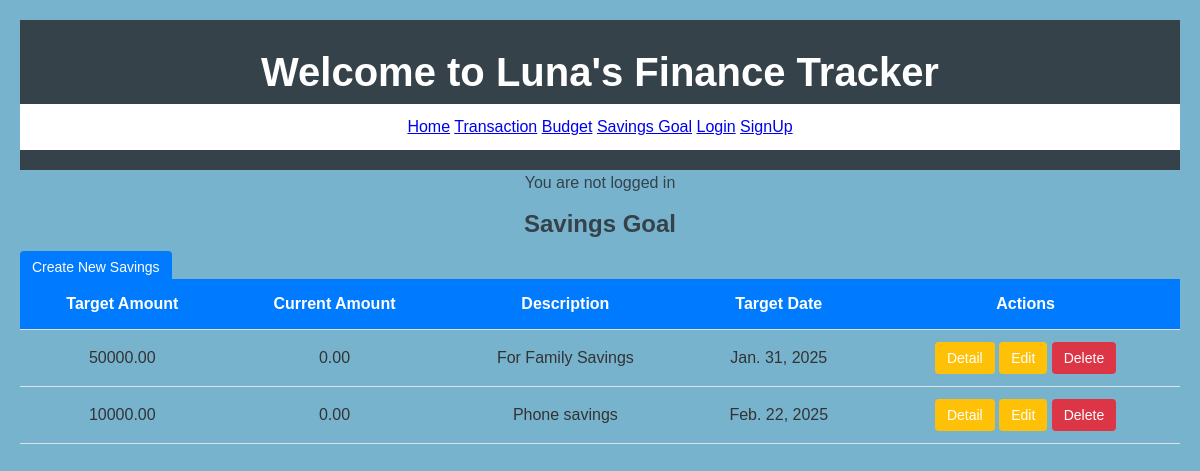
The app's page /savinggoal/, older data.
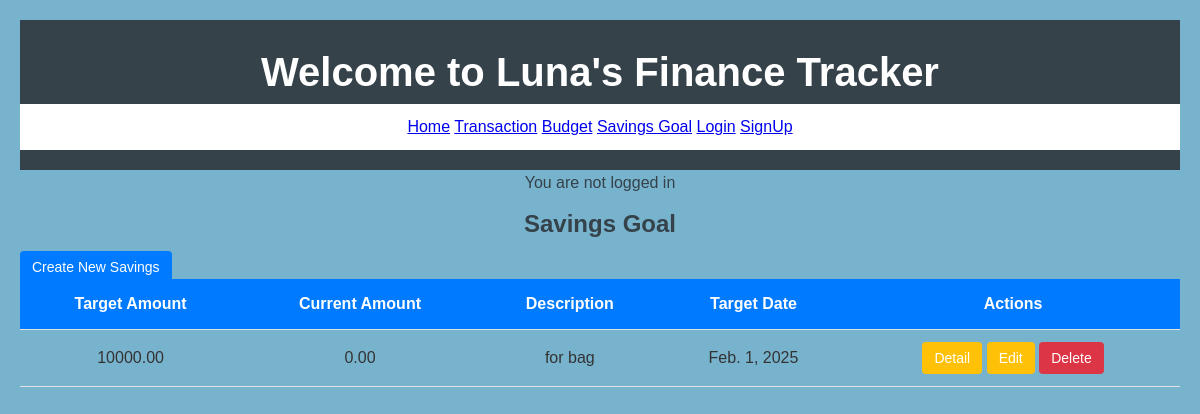
The same page, newer data.
### Financeapp/models.py (models this page shows, shortened)
class SavingGoal(models.Model):
    target_amount = models.DecimalField(max_digits=10, decimal_places=2)
    current_amount = models.DecimalField(max_digits=10, decimal_places=2, default=0)
    description = models.TextField(blank=True, null=True)
    target_date = models.DateField()

### Financeapp/views.py (the view)
# urls.py: path('savinggoal/', views.savinggoal_list, name='savinggoal_list'),
def savinggoal_list(request):
    savinggoals = SavingGoal.objects.all()
    return render(request, 'app/savinggoal_list.html', {'savinggoals': savinggoals})

### Financeapp/templates/app/savinggoal_list.html (shortened to what this page needs)
{% extends 'app/home.html' %}
{% load static %}
{% block content %}
<link rel="stylesheet" href="{% static 'css/main.css' %}">
<div class="container">
    <h2>Savings Goal</h2>
   <a href="{% url 'savinggoal_create' %}" class="btn btn-primary mb-3">Create New Savings</a>
    {% if savinggoals %}
        <table class="table table-striped">
            <thead>
                <tr>
                    <th>Target Amount</th>
                    <th>Current Amount</th>
                    <th>Description</th>
                    <th>Target Date</th>
                    <th>Actions</th>
                </tr>
            </thead>
            <tbody>
                {% for savinggoal in savinggoals %}
                    <tr>
                        <td>{{ savinggoal.target_amount }}</td>
                        <td>{{ savinggoal.current_amount }}</td>
                        <td>{{ savinggoal.description }}</td>
                        <td>{{ savinggoal.target_date }}</td>
                        <td>
                             <a href="{% url 'savinggoal_detail' savinggoal.pk %}" class="btn btn-warning btn-sm">Detail</a>
                             <a href="{% url 'savinggoal_update' savinggoal.pk %}" class="btn btn-warning btn-sm">Edit</a>
                            <form action="{% url 'savinggoal_delete' savinggoal.pk %}" method="post" style="display:inline;">
                                <button type="submit" class="btn btn-danger btn-sm">Delete</button>
                            </form>
                        </td>
                    </tr>
                {% endfor %}
            </tbody>
        </table>
    {% else %}
        <p>No Savings found.</p>
    {% endif %}
</div>
{% endblock content %}

### Financeapp/templates/app/home.html (shortened to what this page needs)
{% extends 'app/base.html' %}
{% load static %}

### Financeapp/templates/app/base.html (shortened to what this page needs)
{% load static %}
<!DOCTYPE html>
<html lang="en">
<head>
    <link rel="stylesheet" hre="{% static 'css/base.css' %}">
</head>
<body>
    {% include 'app/navbar.html' %}
    {% if user.is_authenticated %}
    <p>Hi {{user.username}}</p>
    <form method="post" action="{% url 'logout'%}">
        {% csrf_token %}
        <button type="submit">Logout</button>
    </form>
    {% else %}
    <p>You are not logged in</p>
    {% endif %}
    {% block content %}
    {% endblock content %}
</body>
</html>

### Financeapp/templates/app/navbar.html
{% load static %}
<header>
    <h1>Welcome to Luna's Finance Tracker</h1>
    <link rel="stylesheet" href="{% static 'css/base.css' %}">
      <nav>
          <a href="{% url 'home' %}">Home</a>
          <a href="{% url 'transaction_list' %}">Transaction</a>
          <a href="{% url 'budget_list' %}">Budget</a>
          <a href="{% url 'savinggoal_list' %}">Savings Goal</a>
          <a href="{% url 'login' %}">Login</a>
          <a href="{% url 'signup' %}">SignUp</a>
      </nav>
    </header>

### static/css/base.css (style rules this page uses)
* { margin: 0; padding: 0; box-sizing: border-box; }
body { font-family: 'Poppins', sans-serif; line-height: 1.6; background-color: #78B3CE; color: #333; }
header { background: #35424a; color: #ffffff; padding: 20px 0; text-align: center; }
header h1 { margin: 0; font-size: 2.5em; }
nav { background: #ffffff; padding: 10px 0; }
h2, p { color: #35424a; margin-bottom: 10px; text-align: center; align-content: center; }

### static/css/main.css (style rules this page uses)
body { font-family: Arial, sans-serif; background-color: #78B3CE; margin: 0; padding: 20px; }
.table { width: 100%; border-collapse: collapse; margin-bottom: 20px; }
.table th, .table td { padding: 12px; text-align: center; border-bottom: 1px solid #dee2e6; }
.table th { background-color: #007bff; color: white; }
.btn { padding: 8px 12px; border: none; border-radius: 4px; cursor: pointer; text-decoration: none; font-size: 14px; }
.btn-primary { background-color: #007bff; color: white; }
.btn-warning { background-color: #ffc107; color: white; }
.btn-danger { background-color: #dc3545; color: white; }

Row changes from the older to the newer data that the page shows:
removed SavingGoal: target_amount "50000.00", current_amount "0.00", description "For Family Savings", target_date "Jan. 31, 2025"
removed SavingGoal: target_amount "10000.00", current_amount "0.00", description "Phone savings", target_date "Feb. 22, 2025"
added SavingGoal: target_amount "10000.00", current_amount "0.00", description "for bag", target_date "Feb. 1, 2025"
